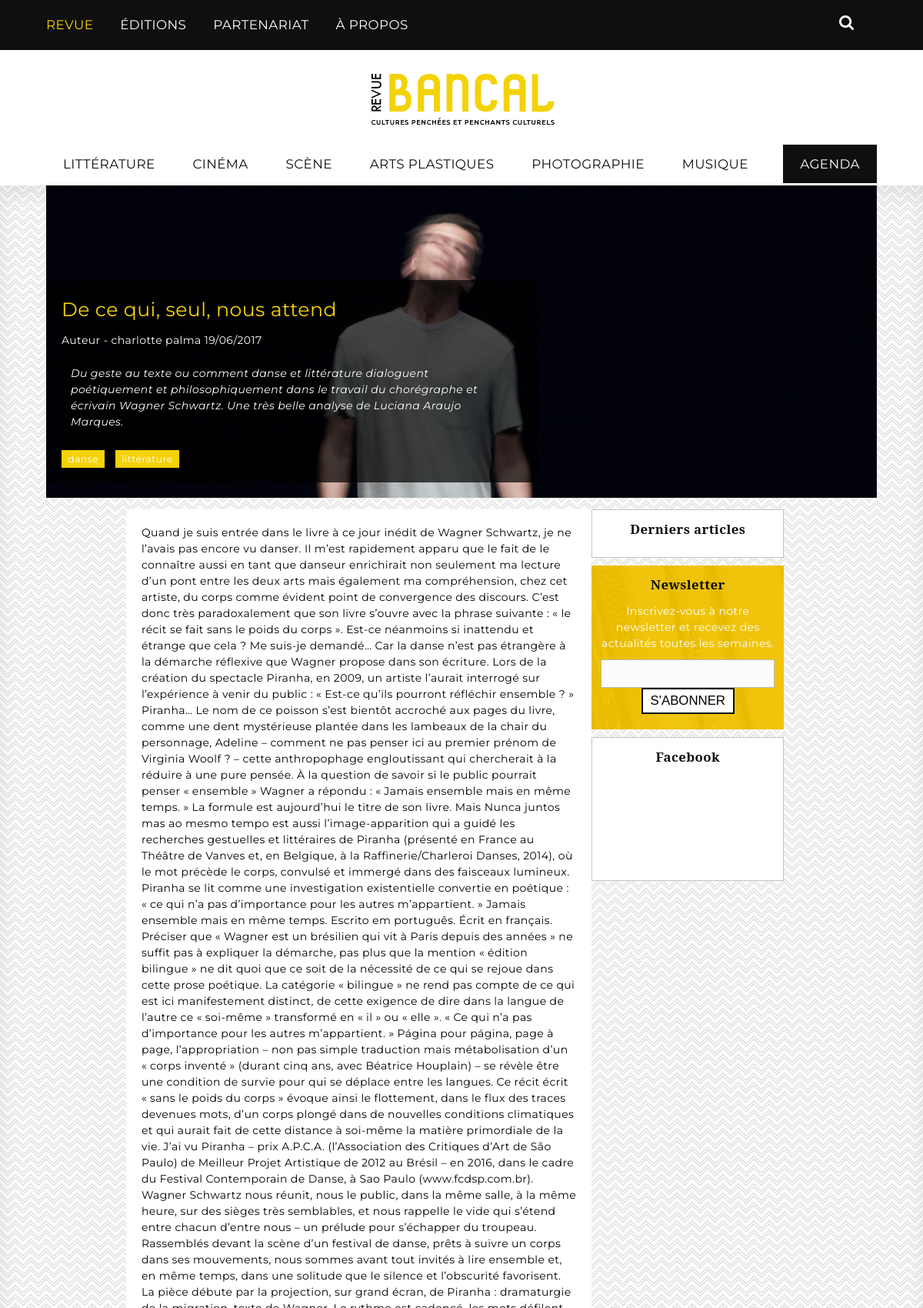
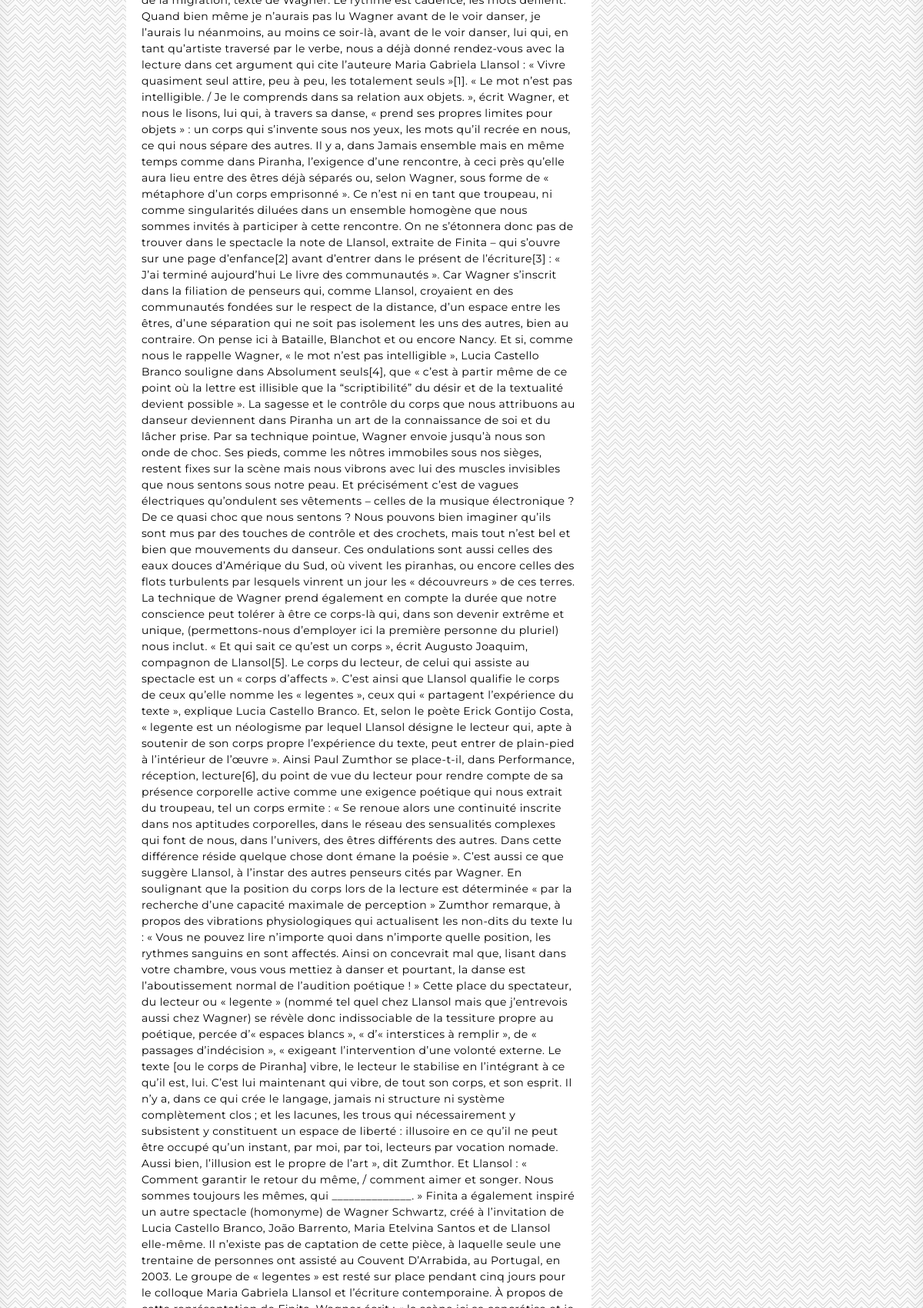
Page /back/article.php?id=17 (upper part) on the committed database (2 pictures, top to bottom).
### tables this page shows
CREATE TABLE `categories` (
  `id` int(11) NOT NULL,
  `created` datetime NOT NULL,
  `updated` datetime NOT NULL,
  `nom_categorie` varchar(155) NOT NULL
);

CREATE TABLE `article` (
  `id` int(11) NOT NULL,
  `created` datetime NOT NULL,
  `updated` datetime NOT NULL,
  `titre` varchar(255) NOT NULL,
  `contenu` text NOT NULL,
  `accroche` text NOT NULL,
  `image_avant` varchar(255) NOT NULL,
  `mots_cles` varchar(50) DEFAULT NULL,
  `etat` varchar(1) NOT NULL,
  `editeur_article` varchar(255) NOT NULL,
  `category_id` int(11) NOT NULL,
  `a_la_une` tinyint(1) DEFAULT NULL,
  `slider` tinyint(1) DEFAULT NULL,
  `image_slider` varchar(255) DEFAULT NULL,
  `publication` int(11) DEFAULT NULL
);

CREATE TABLE `user` (
  `id` int(11) NOT NULL,
  `created` datetime NOT NULL,
  `updated` datetime NOT NULL,
  `email` varchar(255) NOT NULL,
  `nom` varchar(155) NOT NULL,
  `prenom` varchar(155) NOT NULL,
  `password` varchar(128) NOT NULL
);

### includes/debutPhp.php (called while the page is built, shortened)
<?php
$categoriesH = $db->prepare('SELECT * FROM categories');
$categoriesH->execute();
$datacategoriesH = $categoriesH->fetchAll(PDO::FETCH_ASSOC);

### config/functions.php (called while the page is built, shortened)
<?php
function dateEU($input, $hour = false){
	if(empty($input)){
		return 'n.c.';
	}else{
		$time = new DateTime($input);
		if ($hour) {
			return $time->format('d/m/Y h:i');
		}else{
			return $time->format('d/m/Y');
		}
	}
}

### back/article.php (the view, shortened to what this page needs)
<?php include('../config/settings.php');
include('../includes/debutPhp.php');
$bancal = $db->prepare('SELECT * FROM article WHERE id = :i');
$bancal->bindParam(':i', $_GET['id'], PDO::PARAM_INT);
$bancal->execute();
$data = $bancal->fetch(PDO::FETCH_ASSOC);
$auteur = $db->prepare('SELECT * FROM user WHERE nom = :n');
$auteur->bindParam(':n', $data['editeur_article'], PDO::PARAM_INT);
$auteur->execute();
$dataAuteur = $auteur->fetch(PDO::FETCH_ASSOC);
?><!DOCTYPE html>
<html lang="fr">
	<head>
        <?php include('../includes/head2.php'); ?>
	</head>
<body>
    <?php include('../includes/header2.php'); ?>
    <?php include('../includes/categories.php'); ?>
    <div class="fond-pattern">
       <div class="wrapper article-image">
           <figure><img src="../data/article/en_avant/<?php echo $data['image_avant'] ?>" alt="<?php echo $data['titre'] ?>"/></figure>
           <div class="marg-1 col-10">
               <div class="infos-partenaire">
               <h1><?php echo $data['titre'] ?></h1>
               <p class="article-auteur">Auteur - <?php echo $dataAuteur['prenom'] ?> <?php echo $dataAuteur['nom'] ?></p>
               <p class="article-date"><?php echo dateEU($data['updated']); ?></p>
               <p class="article-accroche"><?php echo $data['accroche'] ?></p>
               <p>
               <?php
                    $mot = explode(";", $data['mots_cles']);
                    $nbmot = count($mot);
                    for($i=0; $i<$nbmot; $i++){?>
                        <span class="mot-cle"><?php echo $mot[$i]; ?></span>
                <?php } ?>
               </p>
               </div>
           </div>
       </div>
        <div class="wrapper row">
            <section class="marg-1 col-7">
                <div class="fond-blanc">
                <div class="article-contenu">
                    <p><?php echo $data['contenu'] ?></p>
                </div>
                </div>
            </section>
            <section class="col-3 bloc-droite">
                <section class="dernier-article">
				    <h2>Derniers articles</h2>
				</section>
				<section class="bloc-newsletter">
				      <h2>Newsletter</h2>
				      <p class="description-news">Inscrivez-vous à notre newsletter et recevez des actualités toutes les semaines.</p>
				      <form action="core/addNewsletter.php" method="post">
                          <p>
                              <input type="text" name="email" id="email">
                          </p>
                          <p>
                              <button class="button">S'abonner</button>
                          </p>
                    </form>
				</section>
				<section class="bloc-facebook">
                    <h2>Facebook</h2>
                    <iframe src="https://www.facebook.com/plugins/page.php?href=https%3A%2F%2Fwww.facebook.com%2Frevuebancal&tabs=timeline&width=264&height=70&small_header=false&adapt_container_width=true&hide_cover=false&show_facepile=true&appId" width="264" height="130" style="border:none;overflow:hidden" scrolling="no" frameborder="0" allowTransparency="true"></iframe>
				</section>
            </section>
        </div>
    </div>
</body>
</html>

### includes/categories.php (shortened to what this page needs)
<div class="wrapper categories catcache">
        <ul>
            <?php
                foreach($datacategoriesH as $datacategories){  ?>
                    <li><a <?php
			     if(isset($_GET['nom_categorie']) && $_GET['nom_categorie'] == $datacategories['nom_categorie'])
				    echo 'class="active"';
			     ?> href="categorie.php?nom_categorie=<?php echo $datacategories['nom_categorie'] ?>"><?php echo $datacategories['nom_categorie'] ?></a></li>
            <?php } ?>
            <li class="droite li-agenda">
                <a href="agenda.php" id="agenda">Agenda</a>
            </li>
        </ul>
    </div>

### css/bancal.grid.css (style rules this page uses)
* { box-sizing: border-box; }
html { background: #fff; }
.wrapper { width: 90%; max-width: 1140px; margin: 0 auto; }
.row { display: flex; flex-direction: row; align-items: flex-start; padding: 15px; }
.row > :last-child { margin-right: 0; }
.col-10 { width: 83.06%; }
.col-7 { width: 57.66%; }
.col-3 { width: 23.8%; }
.row > *.marg-1 { margin-left: 8.466%; }

### css/bancal.css (style rules this page uses)
html, body { height: 100%; font-family: 'Montserrat', sans-serif; line-height: 1.5; letter-spacing: 0.4px; font-size: 14px; }
a { text-decoration: none; }
.droite { float: right; }
.categories { font-family: 'Montserrat', sans-serif; font-size: 1.2rem; text-transform: uppercase; margin-top: 20px; text-transform: none; color: #000; }
.categories a { padding: 15px 22px; color: #0f0f0f; margin-bottom: 5px; text-transform: uppercase; text-decoration: none; }
ul li { display: inline-block; vertical-align: top; }
#agenda { background-color: #0f0f0f; color: #fff; }
.li-agenda { position: relative }
.categories ul { margin-bottom: 15px; }
.fond-pattern { background-color: #fbfbfb; padding-bottom: 30px; box-shadow: inset 0px 12px 25px rgba(13,13,13,.07); }
.mot-cle { color: #fff; background-color: #F4D208; padding: 4px 8px; margin-right: 10px; font-size: 0.9rem; }
h2 { font-size: 1rem; text-align: center; font-weight: bold; margin-bottom: 25px; padding-top: 10px; color: #0f0f0f; }
.dernier-article { background-color: #fff; border: 1px solid #c3c3c3; }
.button { font-size: 1.2rem; cursor: pointer; text-transform: uppercase; color: #000; text-decoration: none; background: #fff; border: 2px solid #0f0f0f; padding: 5px 10px; }
.fond-newsletter, .bloc-newsletter { background-image: url(../img/newsletter.png); }
.description-news { margin-bottom: 10px; }
.bloc-droite section { margin-bottom: 10px; }
.bloc-facebook { background-color: #fff; border: 1px solid #c3c3c3; }
input { margin-bottom: 10px; padding: 4px; border-color: solid #c2c2c2; }
.bloc-droite h2 { font-family: 'Noto Serif', serif; font-size: 1.2rem; margin-bottom: 0px; padding: 12px; }
.dernier-article p, .bloc-newsletter p { text-align: center; font-size: 1rem; color: #fff; }
.dernier-article { margin-bottom: 10px; line-height: 1.6; padding-bottom: 10px; }
.bloc-newsletter { padding:0 12px; padding-bottom: 20px; }
.article-image { position: relative; }
.article-image div { position: absolute; bottom: 10px; }
.article-image div h1 { color: #F4D208; font-size:1.8rem; margin-bottom: 10px; }
.article-auteur, .article-date { color: #fff; font-size: 1rem; display: inline-block; margin-bottom: 10px; }
.article-accroche { font-style: italic; padding: 12px; color: #fff; width: 600px; font-size: 1rem; margin-bottom: 15px; }
.fond-blanc { background-color: #fff; margin-bottom: 20px; padding: 20px; }
.article-contenu p { font-size: 1rem; }
.infos-partenaire { background: rgba(0, 0, 0, 0.7); padding: 20px; }
input[type=text] { height: auto; opacity: 1; margin: 0; padding: 10px 20px; overflow: visible; border: 1px solid #b7b7b7; background: rgba(252,252,252,1); -webkit-box-shadow: 0 0 0 0 rgba(0,0,0,0.2) inset; box-shadow: 0 0 0 0 rgba(0,0,0,0.2) inset; }
form input[type=text] { width: 100%; }

### rows in the picture
categories: nom_categorie "LITTÉRATURE"
categories: nom_categorie "CINÉMA"
categories: nom_categorie "SCÈNE"
categories: nom_categorie "ARTS PLASTIQUES"
categories: nom_categorie "PHOTOGRAPHIE"
categories: nom_categorie "MUSIQUE"
article: image_avant (picture), titre "De ce qui, seul, nous attend", updated "19/06/2017", accroche "Du geste au texte ou comment danse et littérature dialoguent poétiquement et philosophiquement dans le travail du chorégraphe et écrivain Wagner Schwartz. Une très belle analyse de Luciana Araujo Marques.", mots_cles "danse", mots_cles "littérature"
user: prenom "charlotte", nom "palma"
